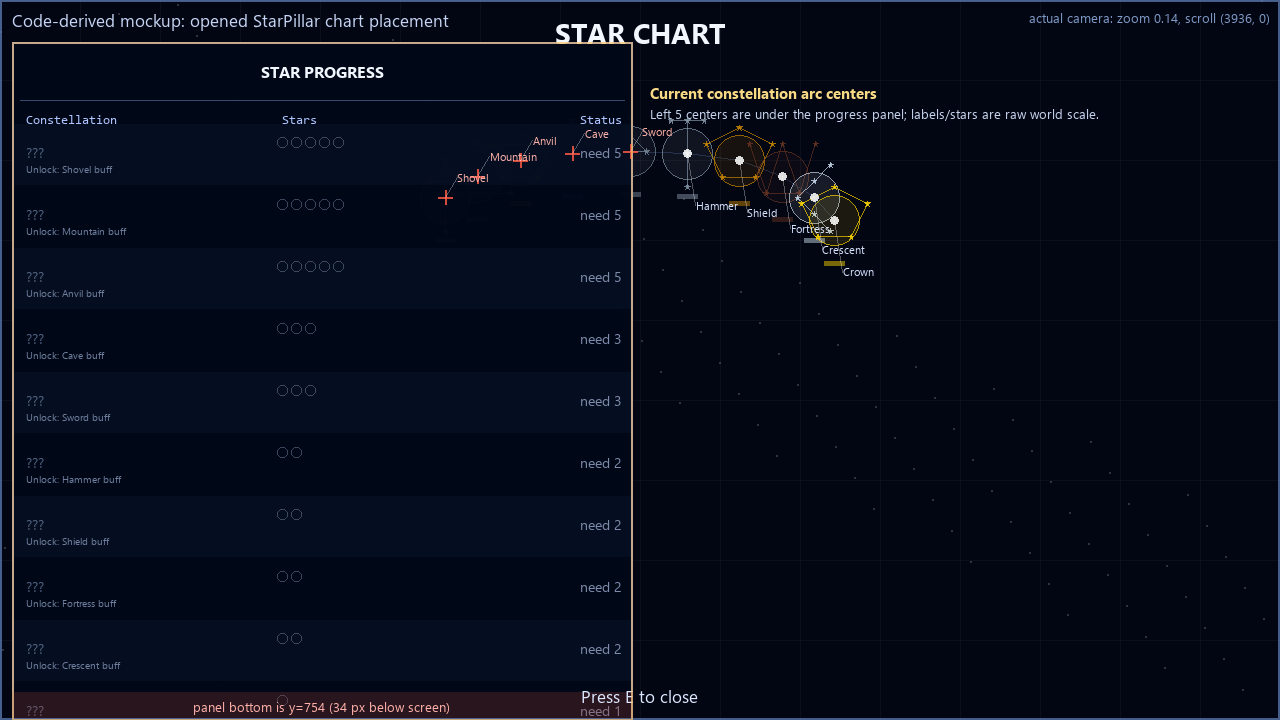
#> input picture ai-tools/2026-07-05-starpillar-current-chart-placement.png, 1280 x 720 px
$ python -i 2026-07-08-render-v10-gametime-assets.py   (imports and definitions only)
#> lines starting #> are read from the running program, lines starting #| are printed output that depends on the picture
#> further down, picture is the input picture: PIL image 1280x720 RGB; mean R, G, B 7.5, 12.3, 26.8
from __future__ import annotations

import base64
import hashlib
import json
import re
import shutil
import struct
import zlib
import xml.etree.ElementTree as ET
from collections import Counter, defaultdict
from pathlib import Path

from PIL import Image, ImageDraw, ImageEnhance, ImageFilter, ImageFont, ImageOps

ROOT = Path(__file__).resolve().parents[1]
WORLD = ROOT / "exports/dig-game-world-edit-v-10-08-07-2026-;layered.tmx"
BASE_WORLD = ROOT / "exports/dig-game-world-edit-v-10-08-07-2026-;layered.before-gametime-rendered.tmx"
LIB = ROOT / "exports/pallet-v10/dig_game_gametime_rendered_v10_08_07_2026"
V10 = ROOT / "exports/pallet-v10/dig_game_empty_backgrounds_and_separate_props_v10_08_07_2026"
TILE = 94
PROP_CELL = (303, 313)
RESOURCE_DIR = V10 / "sprites/tiles/deep_resource_tiles"
AUTHORING_REPLACE = {
    1: "dirt", 2: "stone", 3: "copper", 4: "obsidian", 5: "dark_dirt",
    6: "hard_dark_dirt", 7: "bronze", 8: "steel", 9: "iron", 10: "silver",
    11: "gold", 17: "gp_100", 24: "hard_dark_dirt", 27: "geode_crystal",
    28: "geode_crystal",
}
RUNTIME_REPLACE = {914: "copper", 934: "steel", 939: "iron", 950: "obsidian", 964: "gp_500"}


def slug(text: str) -> str:
    return re.sub(r"[^a-z0-9]+", "-", text.lower()).strip("-")[:72] or "tileset"


def write_xml(tree: ET.ElementTree, path: Path) -> None:
    ET.indent(tree, space=" ")
    tree.write(path, encoding="UTF-8", xml_declaration=True)


# [8 lines left out: function reset, not called in this run]


def resolve_tsx(world_base: Path, src: str) -> Path:
    return (world_base / src).resolve()


# [37 lines left out: functions load_font, used_gids, not called in this run]


def enhance(img: Image.Image, sharp: float = 1.4) -> Image.Image:
#> called with sharp = 1.4
    img = img.convert("RGBA")
    rgb = img.convert("RGB")
    rgb = ImageEnhance.Color(rgb).enhance(1.13)
    rgb = ImageEnhance.Contrast(rgb).enhance(1.18)
    rgb = ImageEnhance.Sharpness(rgb).enhance(sharp)
    out = Image.merge("RGBA", (*rgb.split(), img.getchannel("A")))
    return out.filter(ImageFilter.UnsharpMask(radius=1.0, percent=90, threshold=3))
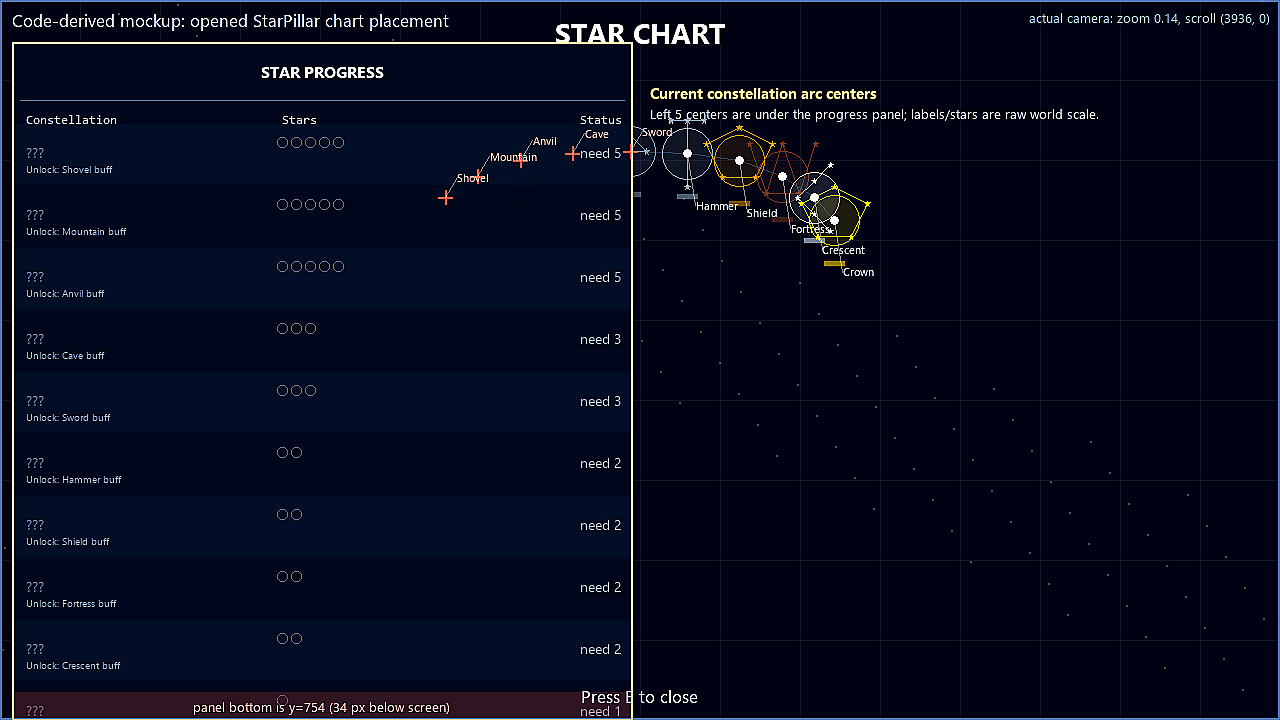
#> returned value: PIL image 1280x720 RGBA; mean R, G, B, A 7.1, 12.1, 30.7, 255


# [50 lines left out: functions keyish, edge_key_to_alpha, fit_alpha, not called in this run]


def tile_from_resource(name: str) -> Image.Image:
    return Image.open(RESOURCE_DIR / f"{name}.png").convert("RGBA").resize((TILE, TILE), Image.Resampling.LANCZOS)


# [188 lines left out: functions render_cell, render_sheet, magma_background, render_collection, update_world, main and 1 more, not called in this run]


# [2 lines not run here, left out]

>>> from PIL import Image
>>> picture = Image.open('2026-07-05-starpillar-current-chart-placement.png')
>>> result = enhance(picture)

$ run again, on ai-tools/2026-07-05-starpillar-left-ui-right-sign-grid-gametime-mockup.png
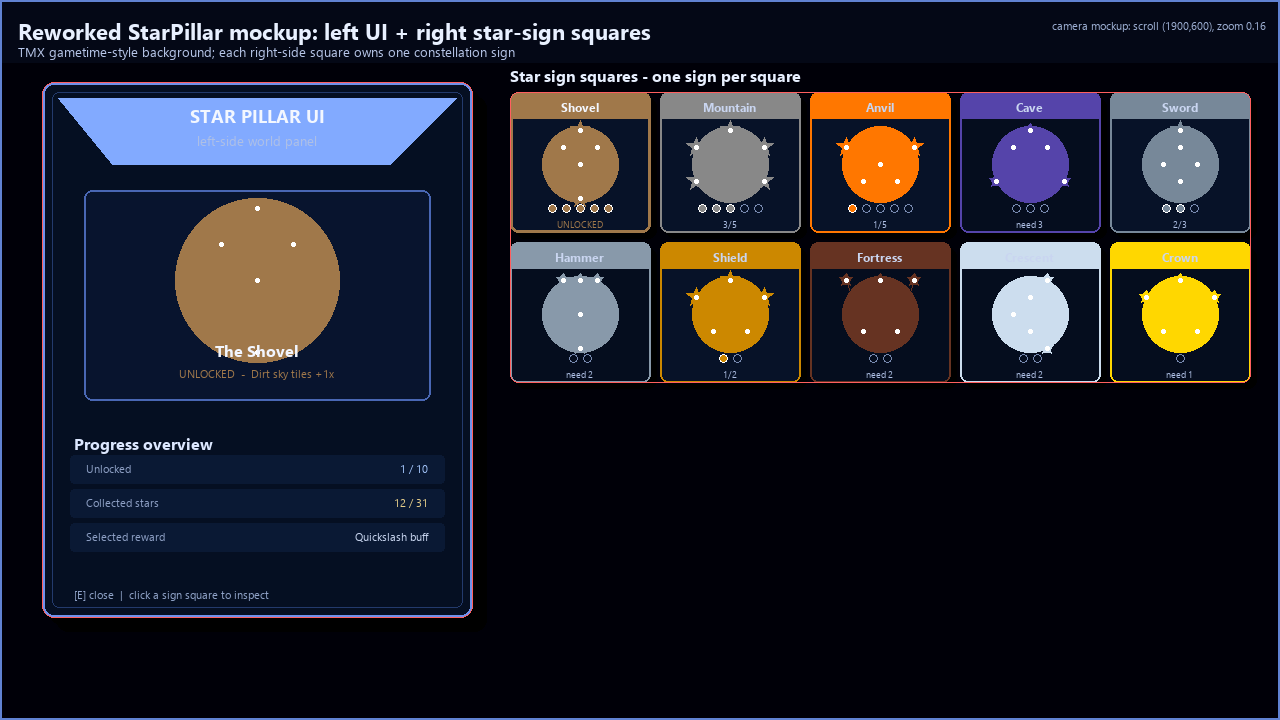
#> input picture ai-tools/2026-07-05-starpillar-left-ui-right-sign-grid-gametime-mockup.png, 1280 x 720 px
#> picture is the input picture: PIL image 1280x720 RGB; mean R, G, B 30.8, 31.5, 41.2
#> in enhance, `rgb = ImageEnhance.Contrast(rgb).enhance(1.18)`:
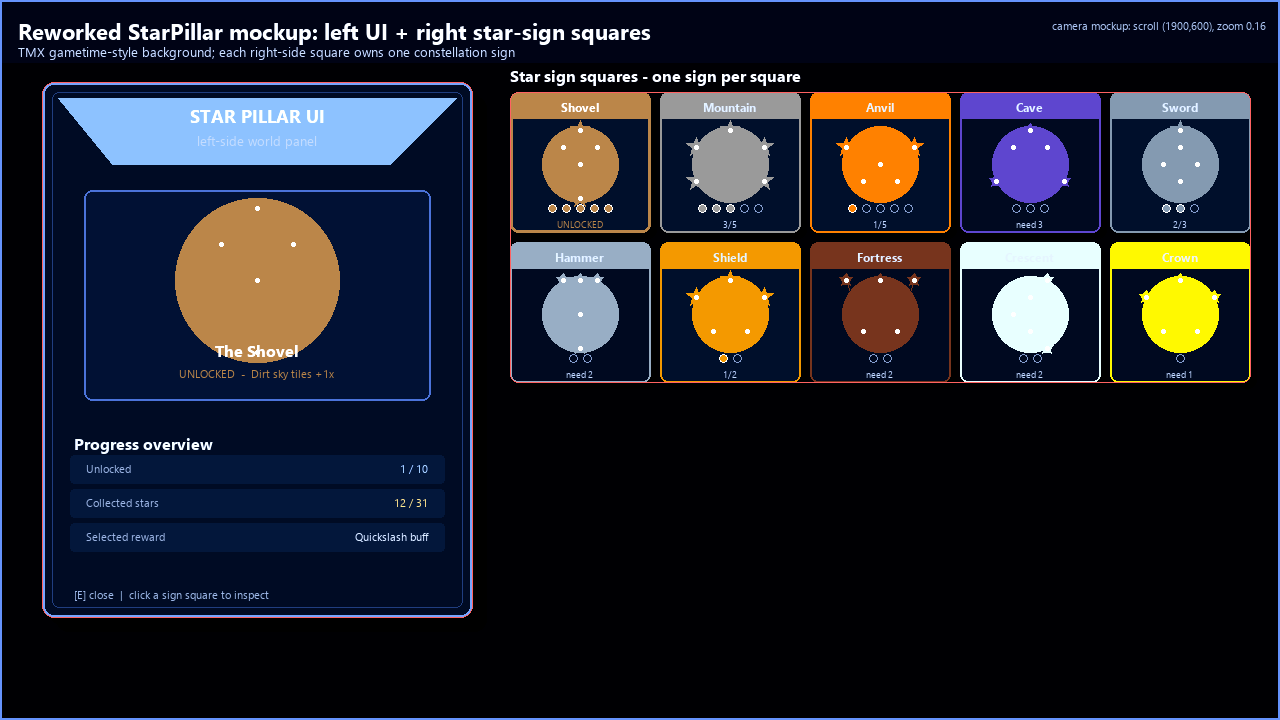
#> rgb: PIL image 1280x720 RGB; mean R, G, B 31.6, 33.2, 42.1
#> in enhance, `return out.filter(ImageFilter.UnsharpMask(radius=1.0, percent=90, thre..`:
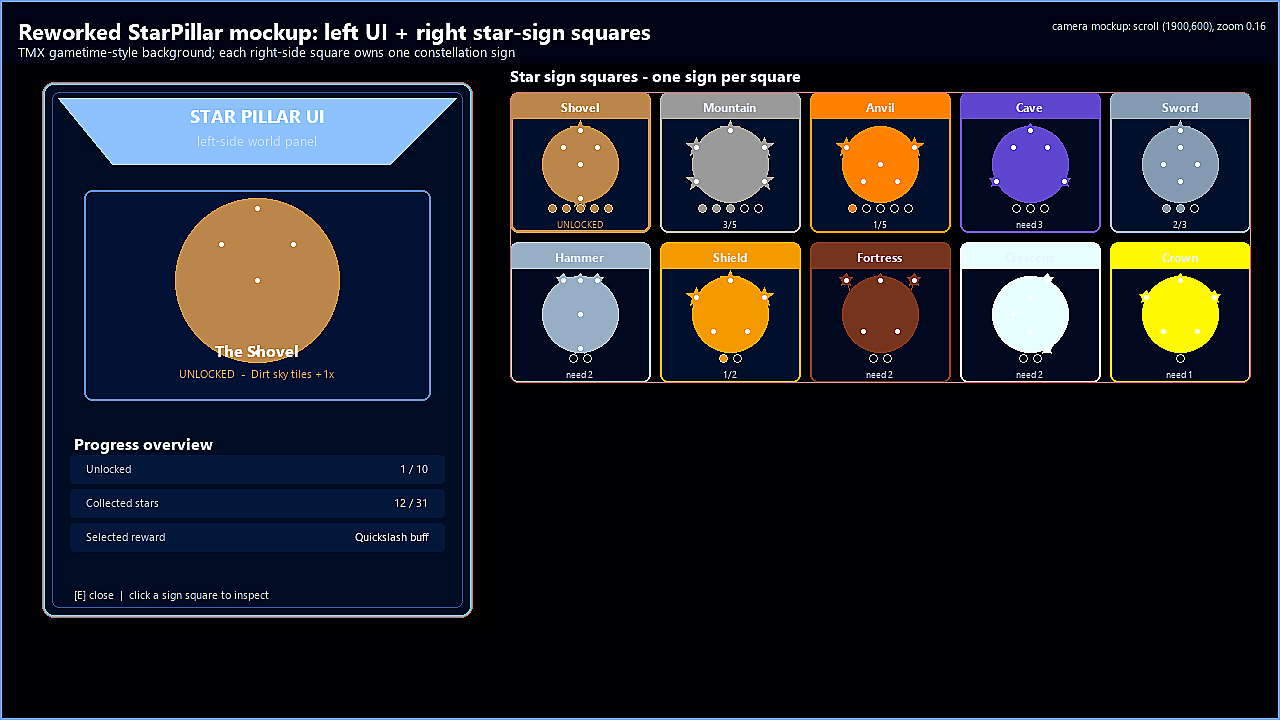
#> returned value: PIL image 1280x720 RGBA; mean R, G, B, A 32.8, 34.3, 41.7, 255
